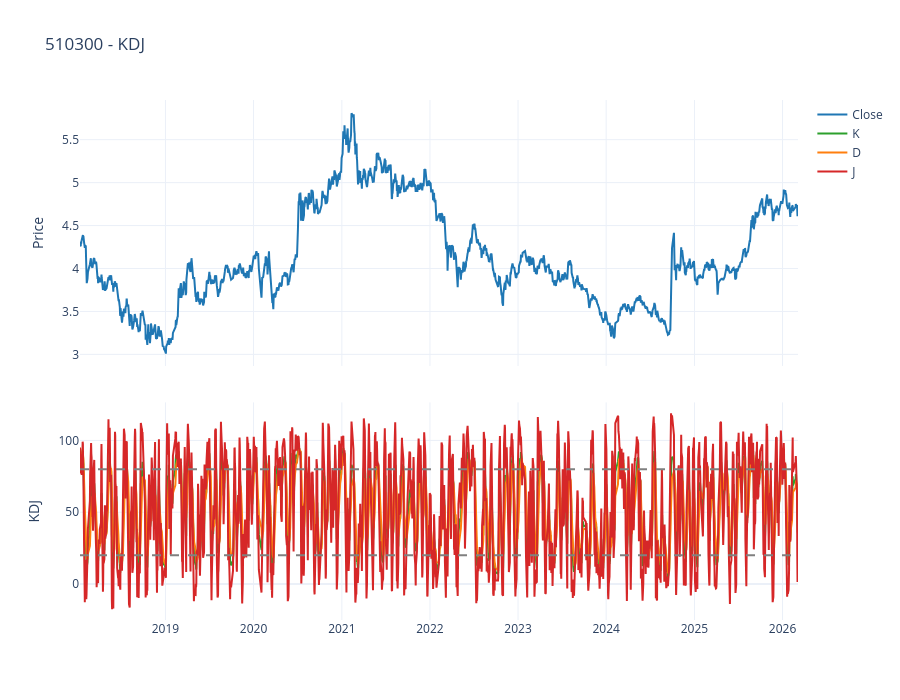

Write notebook code for a chart like this one.
### Code cell
df_kdj = calculate_kdj(data)
display(df_kdj[['Close', 'K', 'D', 'J']].tail(12))
plot_kdj_lines(df_kdj.dropna(), title=f'{FUND_CODE} - KDJ').show()

### Figure 1 — Plotly figure (JSON) as saved in the notebook; plotly's stock layout.template omitted (floating-point values rounded to 4 significant figures; data arrays with more than 128 entries replaced by an {"elided": "..."} marker saying what was removed)
{"data": [{"line": {"color": "#1f77b4"}, "mode": "lines", "name": "Close", "type": "scatter", "x": {"elided": "1973 str values"}, "xaxis": "x", "y": {"elided": "1973 float values"}, "yaxis": "y"}, {"line": {"color": "#2ca02c"}, "mode": "lines", "name": "K", "type": "scatter", "x": {"elided": "1973 str values"}, "xaxis": "x2", "y": {"elided": "1973 float values"}, "yaxis": "y2"}, {"line": {"color": "#ff7f0e"}, "mode": "lines", "name": "D", "type": "scatter", "x": {"elided": "1973 str values"}, "xaxis": "x2", "y": {"elided": "1973 float values"}, "yaxis": "y2"}, {"line": {"color": "#d62728"}, "mode": "lines", "name": "J", "type": "scatter", "x": {"elided": "1973 str values"}, "xaxis": "x2", "y": {"elided": "1973 float values"}, "yaxis": "y2"}], "layout": {"height": 700, "hovermode": "x unified", "shapes": [{"line": {"color": "gray", "dash": "dash"}, "type": "line", "x0": 0, "x1": 1, "xref": "x2 domain", "y0": 20, "y1": 20, "yref": "y2"}, {"line": {"color": "gray", "dash": "dash"}, "type": "line", "x0": 0, "x1": 1, "xref": "x2 domain", "y0": 80, "y1": 80, "yref": "y2"}], "title": {"text": "510300 - KDJ"}, "xaxis": {"anchor": "y", "domain": [0, 1], "matches": "x2", "showticklabels": false}, "xaxis2": {"anchor": "y2", "domain": [0, 1]}, "yaxis": {"anchor": "x", "domain": [0.4885, 1], "title": {"text": "Price"}}, "yaxis2": {"anchor": "x2", "domain": [0, 0.4185], "title": {"text": "KDJ"}}}}
